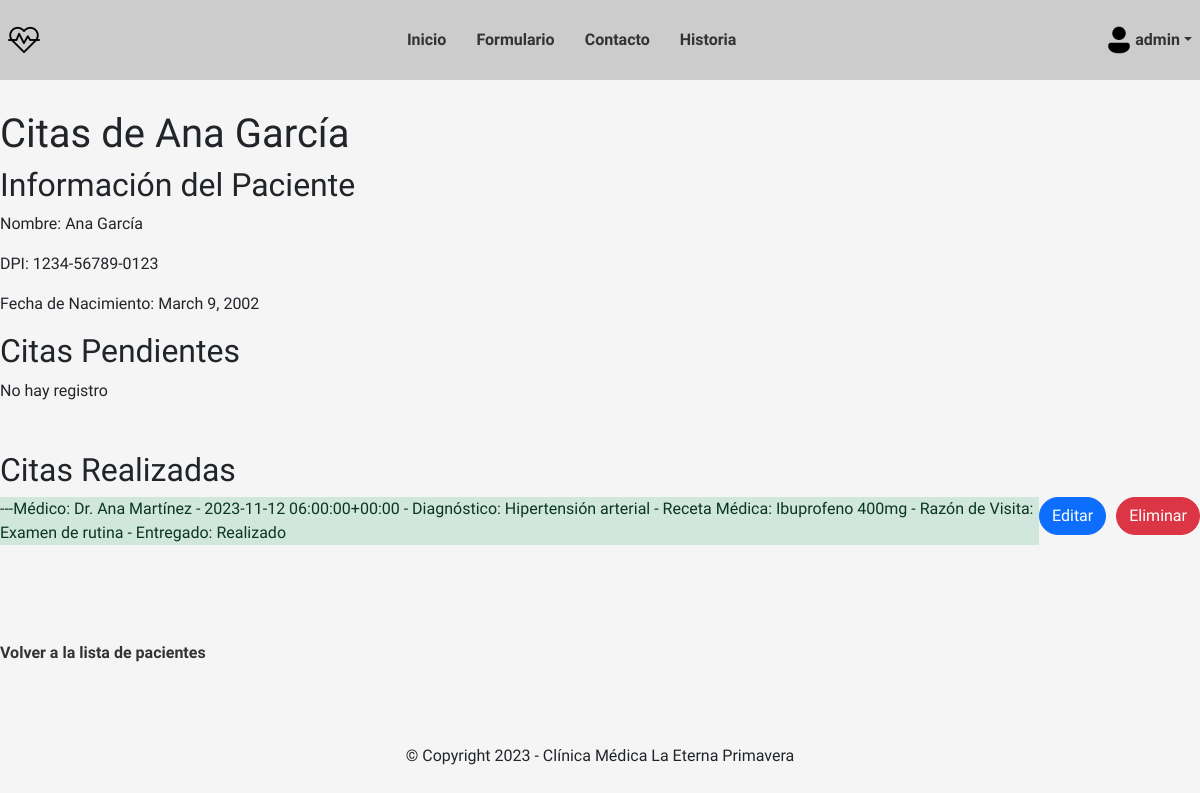
/paciente/1/citas/ (signed in), run on the app's committed database.
### usuario/models.py (models this page shows, shortened)
class Usuario(AbstractBaseUser, PermissionsMixin):
    email = models.EmailField(_('email address'), unique=True)
    name = models.CharField(max_length=150)
    mobile = models.CharField(max_length=20, blank=True)
    is_active = models.BooleanField(default=False)
    is_staff = models.BooleanField(default=False)
    created = models.DateTimeField(auto_now_add=True)
    updated = models.DateTimeField(auto_now=True)
    objects = CustomAccountManager()
    USERNAME_FIELD = 'email'
    REQUIRED_FIELDS = ['name']

### clinica/models.py (models this page shows, shortened)
class Paciente(models.Model):
    nombre = models.CharField(max_length=128)
    dpi = models.CharField(max_length=64)
    fecha_de_nacimiento = models.DateField()
    direccion = models.CharField(max_length=128)
    numero_telefonico = models.CharField(max_length=64)

class Cita(models.Model):
    medico = models.ForeignKey(Medico, on_delete=models.CASCADE)
    paciente = models.ForeignKey(Paciente, on_delete=models.CASCADE)
    fecha_cita = models.DateTimeField()
    diagnostico = models.CharField(max_length=128, blank=True, null=True)
    receta_medica = models.CharField(max_length=128, blank=True, null=True)
    razon_de_visita = models.CharField(max_length=128, blank=True, null=True)
    cita_hecha = models.BooleanField(default=False)
    def estado_cita(self):
        return 'Realizado' if self.cita_hecha else 'No Realizado'
    def __str__(self):
        return f"---Médico: {self.medico.nombre} - {self.fecha_cita} - Diagnóstico: {self.diagnostico} - Receta Médica: {self.receta_medica} - Razón de Visita: {self.razon_de_visita} - Entregado: {self.estado_cita()}"

class Medico(models.Model):
    nombre = models.CharField(max_length=128)
    numero_colegiado = models.CharField(max_length=64)
    especialidad = models.CharField(max_length=64)

### clinica/views.py (the view)
# urls.py: path('paciente/<int:pk>/citas/', views.CitasPacienteView.as_view(), name='citas-paciente'),
class CitasPacienteView(DetailView):
    model = Paciente
    template_name = 'clinica/cita/paciente/citas_paciente.html'
    context_object_name = 'paciente'
    def get_context_data(self, **kwargs):
        context = super().get_context_data(**kwargs)
        paciente = self.object
        citas_paciente = paciente.cita_set.all()
        context['paciente'] = paciente
        context['citas_paciente'] = citas_paciente
        return context

### templates/clinica/cita/paciente/citas_paciente.html
{% extends 'base.html' %}
{% block content %}
  <h1>Citas de {{ paciente.nombre }}</h1>
  <h2>Información del Paciente</h2>
  <p>Nombre: {{ paciente.nombre }}</p>
  <p>DPI: {{ paciente.dpi }}</p>
  <p>Fecha de Nacimiento: {{ paciente.fecha_de_nacimiento }}</p>
  <h2>Citas Pendientes</h2>
  {% if citas_paciente %}
    <ul>
      {% for cita in citas_paciente %}
        {% if not cita.cita_hecha %}
          <div style="display: flex;">
            <div>
              <li class="list-group-item list-group-item-primary">{{ cita }}</li>
            </div>
            <div>
              <div class="container-btns">
                <a class="btn btn-primary" href="{% url 'clinica:cita-edit' cita.id %}">Editar</a>
                <a class="btn btn-danger" href="{% url 'clinica:cita-delete' cita.id %}">Eliminar</a>
              </div>
            </div>
          </div>
          <br>
          {% else %}
          No hay registro
        {% endif %}
      {% endfor %}
    </ul>
  {% else %}
    <p>No hay citas pendientes para este paciente.</p>
  {% endif %}
  <br>
  <br>
  <h2>Citas Realizadas</h2>
  {% if citas_paciente %}
    <ul>
      {% for cita in citas_paciente %}
        {% if cita.cita_hecha %}
          <div style="display: flex;">
            <div>
              <li class="list-group-item list-group-item-success">{{ cita }}</li>
            </div>
            <div>
              <div class="container-btns">
                <a class="btn btn-primary" href="{% url 'clinica:cita-edit' cita.id %}">Editar</a>
                <a class="btn btn-danger" href="{% url 'clinica:cita-delete' cita.id %}">Eliminar</a>
              </div>
            </div>
          </div>
          <br>
          {% else %}
          No hay registro
        {% endif %}
      {% endfor %}
    </ul>
  {% else %}
    <p>No hay citas realizadas para este paciente.</p>
  {% endif %}
    <br>
    <br>
    <br>
  <a href="{% url 'clinica:paciente-list' %}">Volver a la lista de pacientes</a>
{% endblock %}

### templates/base.html (shortened to what this page needs)
{% load static %}
<!DOCTYPE html>
<html lang="en">
<head>
    <link href="https://cdn.jsdelivr.net/npm/bootstrap@5.3.2/dist/css/bootstrap.min.css" rel="stylesheet">
    <link rel="stylesheet" href="{% static 'css/main.css' %}">
</head>
<body>
    <header>
        <nav class="navbar">
            <div class="container-navbar">
                <div class="navbar-left">
                    <div>
                        <a class="navbar-left_icon" href="{% url 'clinica:home' %}"><img style="height: 32px;" src="{% static 'img/heart-beat.png' %}" alt="img"></a>
                    </div>
                </div>
                <div class="navbar-mid">
                    <div class="navbar-menu">
                        <ul class="navbar-items">
                            <li class="navbar-item"><a href="{% url 'clinica:home' %}">Inicio</a></li>
                            <li class="navbar-item"><a href="{% url 'clinica:formulario' %}">Formulario</a></li>
                            <li class="navbar-item"><a href="{% url 'clinica:contacto' %}">Contacto</a></li>
                            <li class="navbar-item"><a href="{% url 'clinica:historia' %}">Historia</a></li>
                        </ul>
                    </div>
                </div>
                <div class="navbar-right">
                    <a href="{% url 'usuario:login' %}"><img style="height: 32px;" src="{% static 'img/user.png' %}" alt="img"></a>
                    {% if user.is_authenticated %}
                    <div class="navbar__user-name">
                        <a class="dropdown-toggle" id="dropdown-toggle">{{ request.user.name}}</a>
                        </div>
                        {% else %}
                        <div class="navbar__user-name dropdown">
                        <a href="{% url 'usuario:login' %}">Login</a>
                    </div>
                    {% endif %}
                </div>
            </div>
        </nav>
    </header>
    <main class="container">
        {% block content %}{% endblock content %}
    </main>
    <footer class="footer">
        &copy; Copyright 2023 - Clínica Médica La Eterna Primavera
    </footer>
</body>
</html>

### staticfiles/css/main.css (style rules this page uses)
:root { --primary-100: #3F51B5; --primary-200: #757de8; --primary-300: #dedeff; --accent-100: #2196F3; --accent-200: #003f8f; --text-100: #333333; --text-200: #5c5c5c; --bg-100: #FFFFFF; --bg-200: #f5f5f5; --bg-300: #cccccc; }
* { margin: 0; padding: 0; box-sizing: border-box; }
a { text-decoration: none; color: var(--text-100); font-weight: 600; }
ul { list-style: none; padding: 0; margin: 0; }
body { font-family: 'Exo 2', sans-serif; font-size: 16px; background-color: var(--bg-200); display: grid; min-height: 100vh; grid-template-rows: auto 1fr auto; }
.container { padding: 30px 0; max-width: 1200px; margin: 0 auto; }
.container-navbar { display: flex; flex-wrap: inherit; align-items: center; justify-content: space-between; max-width: 1200px; margin: 0 auto; padding: 16px 8px; flex: 1; }
.container-btns { display: flex; justify-content: center; gap: 10px; }
.btn { border-radius: 30px; }
.navbar { display: flex; justify-content: space-between; align-items: center; background-color: var(--bg-300); }
.navbar-mid { display: flex; justify-content: space-between; align-items: center; }
.navbar-right { display: flex; justify-content: space-between; align-items: center; }
.navbar-menu { display: flex; }
.navbar-items { display: flex; flex-direction: row; gap: 10px; }
.navbar-item { display: flex; cursor: pointer; padding: 4px 10px; }
.footer { padding: 32px 0px; display: flex; flex-direction: column; text-align: center; }
.dropdown-toggle { cursor: pointer; }
.navbar__user-name { position: relative; }

### data on the page
Usuario: user.name "admin"
Paciente: nombre "Ana García", dpi "1234-56789-0123", fecha_de_nacimiento "March 9, 2002"
Cita: shows "No hay registro", medico+fecha_cita+diagnostico "---Médico: Dr. Ana Martínez - 2023-11-12 06:00:00+00:00 - Diagnóstico: Hipertensión arterial - Receta Médica: Ibuprofeno 400mg - Razón de Visita: Examen de rutina - Entregado: Realizado"
